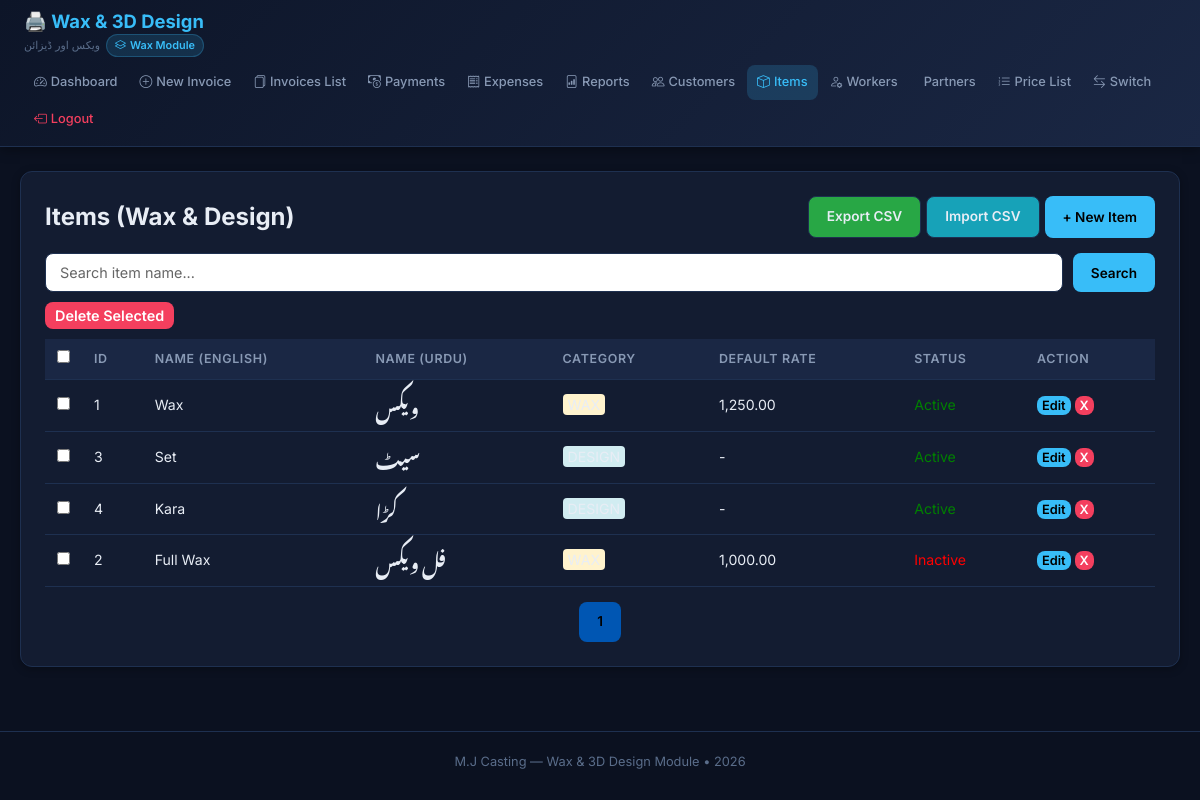
The page /wax/items.php (signed in) on the database its author committed.
### tables this page shows
CREATE TABLE `wax_items` (
  `id` int(11) NOT NULL,
  `name` varchar(255) DEFAULT NULL,
  `name_urdu` varchar(255) NOT NULL,
  `category` enum('wax','design','mix') NOT NULL,
  `default_rate` decimal(10,2) DEFAULT NULL,
  `active` tinyint(1) DEFAULT 1
);

### wax/includes/functions.php (called while the page is built, shortened)
<?php
function format_currency($amount) {
    return number_format($amount, 2);
}

### wax/items.php (the view, shortened to what this page needs)
<?php
require_once __DIR__ . '/includes/functions.php';
$pdo = getDB();
$search = $_GET['search'] ?? '';
$page = $_GET['page'] ?? 1;
$limit = 20;
$offset = ($page - 1) * $limit;
$where = "WHERE 1=1";
$params = [];
$stmtCount = $pdo->prepare("SELECT COUNT(*) FROM wax_items $where");
$stmtCount->execute($params);
$total_rows = $stmtCount->fetchColumn();
$total_pages = ceil($total_rows / $limit);
$sql = "SELECT * FROM wax_items $where ORDER BY active DESC, category ASC, name_urdu ASC LIMIT $limit OFFSET $offset";
$stmt = $pdo->prepare($sql);
$stmt->execute($params);
$items = $stmt->fetchAll();
include __DIR__ . '/templates/header.php';
?>
<div class="card">
    <div style="display: flex; justify-content: space-between; align-items: center; flex-wrap: wrap; gap: 10px;">
        <h2>Items (Wax & Design)</h2>
        <div style="display: flex; gap: 5px;">
            <a href="export.php?type=items" class="btn btn-secondary" style="background: #28a745;">Export CSV</a>
            <a href="import.php?type=items" class="btn btn-secondary" style="background: #17a2b8;">Import CSV</a>
            <button onclick="openModal()" class="btn btn-primary">+ New Item</button>
        </div>
    </div>
    <form method="GET" style="margin-top: 15px; display: flex; gap: 10px;">
        <input type="text" name="search" placeholder="Search item name..." value="<?= htmlspecialchars($search) ?>" style="flex: 1;">
        <button type="submit" class="btn btn-primary">Search</button>
    </form>
    <form method="POST" id="bulkForm">
        <div style="margin-top: 10px; margin-bottom: 5px;">
            <button type="button" class="btn btn-danger" onclick="submitBulkDelete()" style="padding: 5px 10px; font-size: 0.9rem;">Delete Selected</button>
        </div>
        <div style="overflow-x: auto;">
            <table style="margin-top: 5px;">
                <thead>
                    <tr>
                        <th style="width: 30px;"><input type="checkbox" onclick="toggleAll(this)"></th>
                        <th>ID</th>
                        <th>Name (English)</th>
                        <th>Name (Urdu)</th>
                        <th>Category</th>
                        <th>Default Rate</th>
                        <th>Status</th>
                        <th>Action</th>
                    </tr>
                </thead>
                <tbody>
                    <?php foreach ($items as $i): ?>
                    <tr>
                        <td><input type="checkbox" name="bulk_delete_ids[]" value="<?= $i['id'] ?>"></td>
                        <td><?= $i['id'] ?></td>
                        <td><?= htmlspecialchars($i['name'] ?? '') ?></td>
                        <td style="font-family: 'Noto Nastaliq Urdu', serif; font-size: 1.2em; direction: rtl;"><?= htmlspecialchars($i['name_urdu']) ?></td>
                        <td>
                            <?php
                                $bg = '#d1ecf1';
                                if ($i['category'] == 'wax') $bg = '#fff3cd';
                            ?>
                            <span style="padding: 2px 5px; border-radius: 4px; background: <?= $bg ?>;">
                            </span>
                        </td>
                        <td><?= $i['default_rate'] > 0 ? format_currency($i['default_rate']) : '-' ?></td>
                        <td>
                            <span style="color: <?= $i['active'] ? 'green' : 'red' ?>;">
                                <?= $i['active'] ? 'Active' : 'Inactive' ?>
                            </span>
                        </td>
                        <td>
                            <button type="button" class="btn btn-primary" style="padding: 2px 5px; font-size: 0.8rem;"
                                    onclick='editItem(<?= json_encode($i) ?>)'>Edit</button>
                            <button type="submit" name="delete_id" value="<?= $i['id'] ?>" class="btn btn-danger"
                                    style="padding: 2px 5px; font-size: 0.8rem;"
                                    onclick="return confirm('Deactivate this item?');">X</button>
                        </td>
                    </tr>
                    <?php endforeach; ?>
                </tbody>
            </table>
        </div>
    </form>
    <div style="margin-top: 15px; display: flex; justify-content: center; gap: 5px;">
        <?php for ($i = 1; $i <= $total_pages; $i++): ?>
            <a href="?page=<?= $i ?>&search=<?= urlencode($search) ?>" class="btn btn-primary" style="<?= $i == $page ? 'background:#0056b3;' : 'background:#6c757d;' ?>"><?= $i ?></a>
        <?php endfor; ?>
    </div>
</div>
<?php include __DIR__ . '/templates/footer.php'; ?>

### wax/templates/header.php (style rules this page uses)
*, *::before, *::after { box-sizing: border-box; margin: 0; padding: 0; }
:root { --primary: #38bdf8; --primary-dark: #0284c7; --success: #10b981; --danger: #f43f5e; --warning: #f59e0b; --border: #1e3050; --bg-card: #131c31; --bg-body: #0b1120; --text-primary: #e8edf5; --text-secondary: #8899b4; --text-muted: #5a6d8a; --shadow: 0 2px 8px rgba(0,0,0,0.3); }
html, body { width: 100%; min-height: 100vh; font-family: 'Inter', -apple-system, sans-serif; background: var(--bg-body); color: var(--text-primary); line-height: 1.6; }
.card { background: var(--bg-card); border: 1px solid var(--border); border-radius: 12px; padding: 24px; margin-bottom: 20px; box-shadow: var(--shadow); }
h2, h3 { margin-top: 0; color: var(--text-primary); }
input, select, textarea { width: 100%; padding: 10px 14px; border: 1px solid var(--border); border-radius: 8px; font-size: 0.9rem; background: #fff; color: #000; font-family: 'Inter', sans-serif; transition: border-color 0.2s; }
input::placeholder, textarea::placeholder { color: #666; opacity: 1; }
table { width: 100%; border-collapse: collapse; }
th, td { padding: 10px 12px; text-align: left; border-bottom: 1px solid var(--border); font-size: 0.88rem; }
th { background: #1a2744; color: var(--text-secondary); font-weight: 600; font-size: 0.78rem; text-transform: uppercase; letter-spacing: 0.05em; }
.btn { display: inline-flex; align-items: center; gap: 5px; padding: 9px 18px; border-radius: 8px; font-size: 0.85rem; font-weight: 600; text-decoration: none; border: none; cursor: pointer; transition: all 0.2s; font-family: 'Inter', sans-serif; }
.btn-primary { background: var(--primary); color: #000; }
.btn-danger { background: var(--danger); color: #fff; }
.btn-secondary { background: #1a2744; color: var(--text-primary); border: 1px solid var(--border); }

### rows shown on the page
wax_items: id "1", name "Wax", name_urdu "ویکس", default_rate "1,250.00", active "Active"
wax_items: id "3", name "Set", name_urdu "سیٹ", active "Active"
wax_items: id "4", name "Kara", name_urdu "کڑا", active "Active"
wax_items: id "2", name "Full Wax", name_urdu "فل ویکس", default_rate "1,000.00", active "Inactive"
